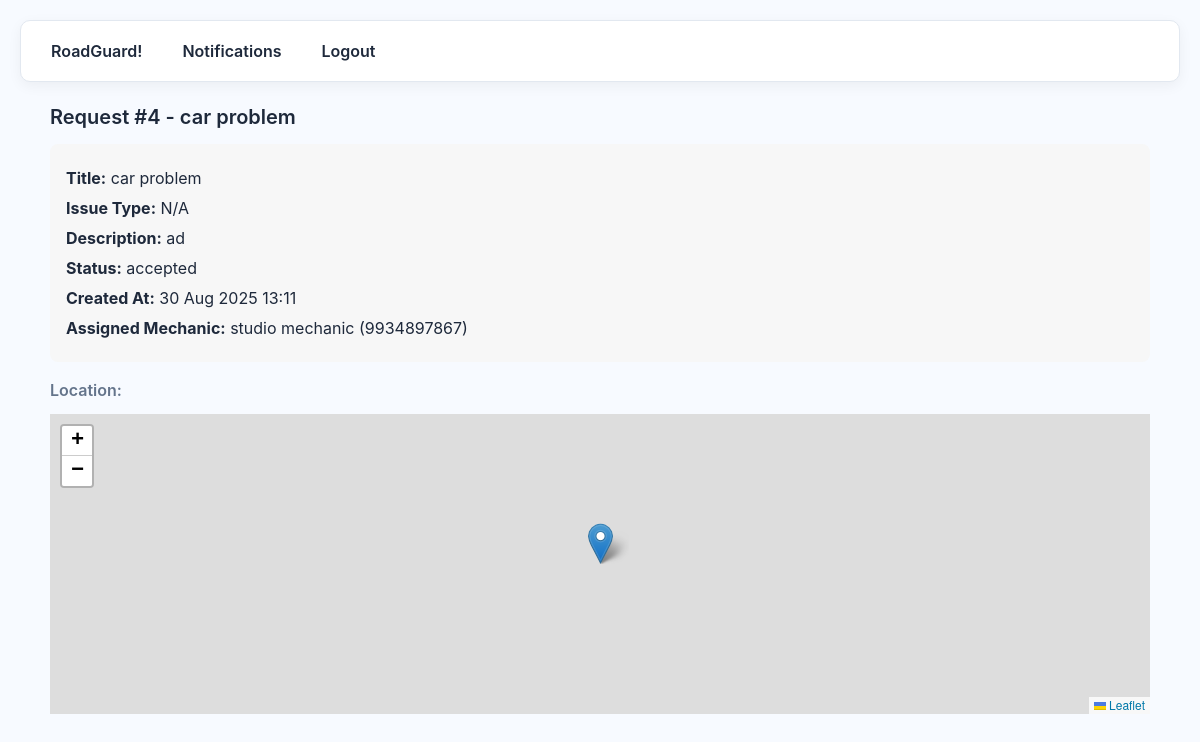
The app's page /request/4 (signed in) with its own data.
### app.py (models this page shows)
class ServiceRequest(db.Model):
    id = db.Column(db.Integer, primary_key=True)
    user_id = db.Column(db.Integer, db.ForeignKey('user.id'))
    title = db.Column(db.String(200))
    description = db.Column(db.Text)
    lat = db.Column(db.Float)
    lng = db.Column(db.Float)
    status = db.Column(db.String(50), default='Submitted')
    created_at = db.Column(db.DateTime, default=datetime.utcnow)
    assigned_mechanic_id = db.Column(db.Integer, db.ForeignKey('user.id'), nullable=True)
    mechanic_response = db.Column(db.Text, nullable=True)
    user = db.relationship("User", foreign_keys=[user_id], backref="requests_made")
    mechanic = db.relationship("User", foreign_keys=[assigned_mechanic_id], backref="requests_taken")

class User(UserMixin, db.Model):
    id = db.Column(db.Integer, primary_key=True)
    name = db.Column(db.String(120))
    email = db.Column(db.String(120), unique=True)
    password = db.Column(db.String(120))  # NOTE: store hashed in production
    role = db.Column(db.String(20), default=Role.USER.value)
    phone = db.Column(db.String(20))

### app.py (the view)
@app.route('/request/<int:req_id>')
@login_required
def request_detail(req_id):
    req = ServiceRequest.query.get_or_404(req_id)
    if not (
        current_user.role == Role.ADMIN.value
        or current_user.id == req.user_id
        or current_user.id == req.assigned_mechanic_id
    ):
        flash('Unauthorized', 'danger')
        return redirect(url_for('index'))
    mechanic = User.query.get(req.assigned_mechanic_id) if req.assigned_mechanic_id else None
    return render_template('request_detail.html', req=req, mechanic=mechanic)

### app.py (called while the page is built)
@login_manager.user_loader
def load_user(user_id):
    return User.query.get(int(user_id))

### templates/request_detail.html (shortened to what this page needs)
{% extends 'layout.html' %}
{% block content %}
<h2>Request #{{ req.id }} - {{ req.title }}</h2>
<div class="request-details">
  <p><strong>Title:</strong> {{ req.title }}</p>
  <p><strong>Issue Type:</strong> {{ req.issue_type if req.issue_type else 'N/A' }}</p>
  <p><strong>Description:</strong> {{ req.description }}</p>
  <p><strong>Status:</strong> {{ req.status }}</p>
  <p><strong>Created At:</strong> {{ req.created_at.strftime('%d %b %Y %H:%M') }}</p>
  {% if mechanic %}
    <p><strong>Assigned Mechanic:</strong> {{ mechanic.name }} ({{ mechanic.phone }})</p>
  {% else %}
    <p><strong>Assigned Mechanic:</strong> Not assigned yet</p>
  {% endif %}
</div>
<h3>Location:</h3>
<div id="map" style="height:300px;"></div>
{% endblock %}

### static/style.css (style rules this page uses)
:root { --bg: #f7faff; --card: #ffffff; --border: #e2e8f0; --text: #1e293b; --muted: #64748b; --blue: #1d70f7; --blue-hover: #155fd1; --radius: 10px; --shadow: 0 4px 14px rgba(0,0,0,0.05); --max-width: 1100px; font-size: 16px; }
* { box-sizing: border-box; margin: 0; padding: 0; }
body { font-family: 'Inter', sans-serif; background: var(--bg); color: var(--text); line-height: 1.5; padding: 20px; }
h1,h2,h3 { margin-bottom: 12px; font-weight: 600; }
h2 { font-size: 1.25rem; color: var(--text); }
h3 { font-size: 1rem; color: var(--muted); }

### templates/request_detail.html (style rules this page uses)
.request-details { background: #f7f7f7; padding: 16px; border-radius: 8px; margin-bottom: 16px; }
.request-details p { margin: 6px 0; }

### records on screen
ServiceRequest: id "4", title "car problem", description "ad", status "accepted", created_at "30 Aug 2025 13:11"
User: name "studio mechanic", phone "9934897867"

### other values on screen
{{ req.issue_type if req.issue_type else 'N/A' }} "N/A"
